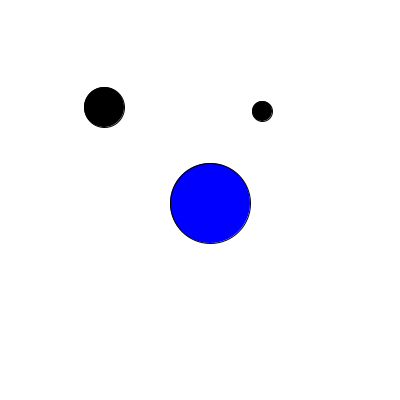
Frame 1 (no input)
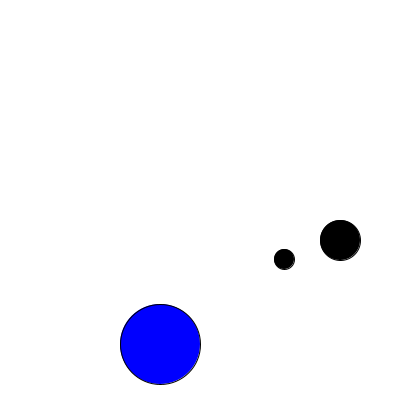
Frame 60 (the mouse pressed at the canvas centre just before this capture)
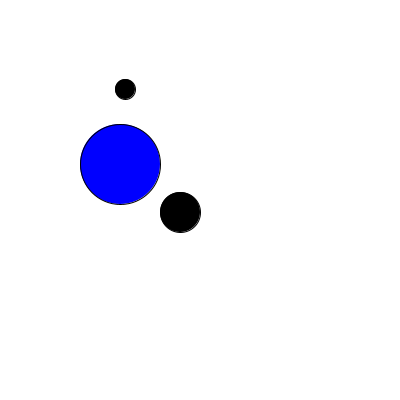
Frame 120 (the mouse held since frame 60 and released just before this capture)

The Processing sketch that drew these frames (run headless with seeded random() and noise(); from frame 60 on, the mouse is pressed at the canvas centre):

// Processing sketch: CP031_ballObject
// ── CP031_ballObject.pde
Ball bouncy;
Ball biggie;
Ball tiny;

void setup() {
  size(400, 400);
  
  // initialize the object
  bouncy = new Ball(100, 100, 4, 7, 40);
  biggie = new Ball(200, 200, 10, 3, 80);
  tiny = new Ball(300, 200, -5, 4, 20);  

  biggie.paintInBlue(); // this sets the blue color for biggie
}

void draw() {
  refresh();
  
  bouncy.move();
  bouncy.render();
  
  // this will be more blue than the other balls
  biggie.move();
  biggie.render();
  
  tiny.moveRandom();
  tiny.render();
}

void refresh() {
  background(255);
}

// ── Ball.pde
class Ball {
  // variables defined in the top part of the class
  // are called properties
  //
  // these are the properties of any object (instance) of class Ball
  int x;
  int y;
  int xSpeed, ySpeed;
  int diameter;
  int amountOfBlue;
  
  // initializer of the class Ball
  //
  // it sets the properties to values that are specific to THIS instance of the class Ball
  // (i.e. to the object that will be created out of this call)
  // The calling environment requests an instance with properties set to the values
  // given as inputs in parenthesis.
  Ball(int x0, int y0, int xSpeed, int ySpeed, int d) {
    x = x0;
    y = y0;
    // avoid name clashes using the 'this' keyword
    // note: this refers to the specific instance that is created out this call,
    //       and not to the class! It refers to the object being created.
    this.xSpeed = xSpeed; // we'll talk more about the 'this' keyword
    this.ySpeed = ySpeed;
    diameter = d;
    
    amountOfBlue = 0; // defaults to black
  }
  
  // functions defined inside a class
  // are called 'methods'
  
  // * methods of the class Ball *
  
  void render() {
    pushStyle();
    fill(0, 0, amountOfBlue);
    circle(x, y, diameter);
    popStyle();
  }
  
  void paintInBlue() {
    amountOfBlue = 255;
  }

  void moveRandom() {
    x = int(random(width - diameter/2) + diameter/2);
    y = int(random(height - diameter/2) + diameter/2);
  }
  
  void move() {
    final int ballRadius = diameter/2;
    if (x >= width - ballRadius || x <= ballRadius) xSpeed = -xSpeed;
    if (y >= height - ballRadius || y <= ballRadius) ySpeed = -ySpeed;
    x += xSpeed;
    y += ySpeed;
  }
}
